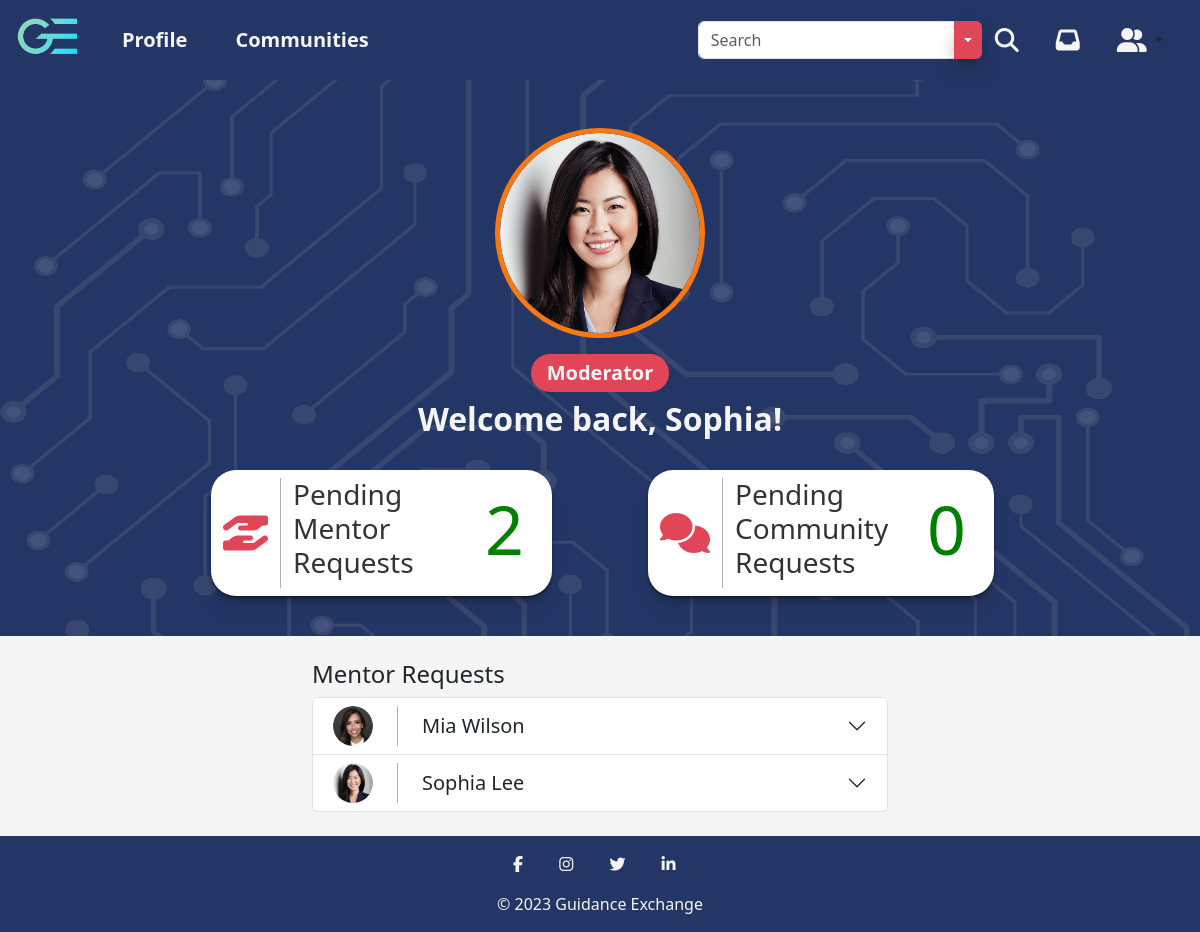
Page /moderator-dashboard.php?profileID=6 (signed in) on the committed database.
### tables this page shows
CREATE TABLE UserData_t (
  UserID INT(9) NOT NULL,
  FirstName VARCHAR(255) NOT NULL,
  LastName VARCHAR(255) NOT NULL,
  ProfilePicture VARCHAR(255),
  ProfilePictureBorder VARCHAR(255),
  ProfilePictureBackground VARCHAR(255),
  Rating INT(1),
  LocationCity VARCHAR(255),
  LocationState VARCHAR(255),
  Facebook VARCHAR(255),
  Twitter VARCHAR(255),
  Instagram VARCHAR(255),
  LinkedIn VARCHAR(255),
  Mentoring LONGTEXT,
  AboutMe LONGTEXT,
  WorkTitle VARCHAR(255),
  WorkLocation VARCHAR(255),
  WorkStartDate DATE,
  WorkEndDate DATE,
  WorkDescription LONGTEXT,
  EducationDegree VARCHAR(255),
  EducationLocation VARCHAR(255),
  EducationStartDate DATE,
  EducationEndDate DATE,
  EducationDescription LONGTEXT,
  Associations VARCHAR(255),
  CONSTRAINT UserData_t_PK PRIMARY KEY (UserID),
  CONSTRAINT UserData_t_FK1 FOREIGN KEY (UserID) REFERENCES Auth_t(UserID)
);

### includes/session.inc.php (called while the page is built, shortened)
<?php
$userID = $_SESSION['UserID'];

### moderator-dashboard.php (the view, shortened to what this page needs)
<!DOCTYPE html>
<html lang="en">
<head>
  <link href="assets/fontawesome/css/fontawesome.css" rel="stylesheet">
  <link href="assets/fontawesome/css/brands.css" rel="stylesheet">
  <link href="assets/fontawesome/css/solid.css" rel="stylesheet">
  <link href="assets/bootstrap/css/bootstrap.min.css" rel="stylesheet" />
  <link rel="stylesheet" href="css/moderator.css" />
  <link rel="stylesheet" href="css/main.css" />
</head>
<header>
  <?php
  include('includes/session.inc.php');
  ?>
  <nav class="navbar navbar-expand-lg navbar-light">
    <div class="container-fluid">
      <a class="navbar-brand" href="home.php"><img src="img/logo_gradient.png" alt="Guidance Exchange Logo" height="70" /></a>
      <div class="collapse navbar-collapse" id="navbarSupportedContent">
        <ul class="navbar-nav me-auto mb-2 mb-lg-0">
          <li class="nav-item">
            <a class="nav-link highlight-link nav-text px-4" href="profile.php?profileID=<?php echo $userID ?>">Profile</a>
          </li>
          <li class="nav-item">
            <a class="nav-link highlight-link nav-text px-4" href="communities.php">Communities</a>
          </li>
        </ul>
        <ul class="navbar-nav d-flex flex-row me-1">
          <li class="nav-item me-3 me-lg-0 px-2 d-flex align-items-center">
            <form class="d-flex" role="search" action="search.php" method="GET">
              <div class="input-group">
                <input class="form-control" name="query" type="search" placeholder="Search" aria-label="Search" autocomplete="off">
                <button type="button" class="btn main-button btn-drop dropdown-toggle dropdown-toggle-split" data-bs-toggle="dropdown" data-bs-auto-close="false" aria-expanded="false">
                </button>
              </div>
              <button class="btn" type="submit"><i class="fa-solid fa-magnifying-glass fa-xl"></i></button>
            </form>
          </li>
          <li class="nav-item me-3 me-lg-0 px-2">
            <a class="nav-link" href="messages.php"><i class="fa-solid fa-inbox fa-xl"></i></a>
          </li>
          <li class="nav-item dropdown me-3 me-lg-0 px-2 d-flex justify-content-center">
            <button class="btn dropdown-toggle" data-bs-toggle="dropdown" aria-expanded="false">
              <i class="fa-solid fa-user-group fa-xl"></i>
            </button>
          </li>
        </ul>
      </div>
    </div>
  </nav>
</header>
<body>
  <?php
  $sql = "SELECT `FirstName`, `LastName`, `ProfilePicture`, `ProfilePictureBorder`, `ProfilePictureBackground` FROM `UserData_t` WHERE `UserID` = $userID";
  $result = mysqli_query($con, $sql);
  while ($profile = mysqli_fetch_assoc($result)) {
    $firstName = $profile['FirstName'];
    $lastName = $profile['LastName'];
    $profilePicture = $profile['ProfilePicture'];
    $profilePictureBorder = $profile['ProfilePictureBorder'];
    $profilePictureBackground = $profile['ProfilePictureBackground'];
  }
  $sqlMentorRequests = "SELECT * FROM `MentorRequests_t`";
  $resultMentorRequests = mysqli_query($con, $sqlMentorRequests);
  $mentorRequestsArray = array();
  while ($mentorRequests = mysqli_fetch_assoc($resultMentorRequests)) {
    $mentorRequestsArray[] = array('UserID' => $mentorRequests['UserID'], 'ResumeLocation' => $mentorRequests['ResumeLocation'], 'MentorStatement' => $mentorRequests['MentorStatement']);
  }
  foreach ($mentorRequestsArray as $request) {
    $user = $request['UserID'];
    $sqlUser = "SELECT `FirstName`, `LastName`, `ProfilePicture`, `LinkedIn` FROM `UserData_t` WHERE `UserID` = $user";
    $resultUser = mysqli_query($con, $sqlUser);
    while ($userData = mysqli_fetch_assoc($resultUser)) {
      $userDataArray[] = array('UserID' => $request['UserID'], 'FirstName' => $userData['FirstName'], 'LastName' => $userData['LastName'], 'ProfilePicture' => $userData['ProfilePicture'], 'LinkedIn' => $userData['LinkedIn'], 'ResumeLocation' => $request['ResumeLocation'], 'MentorStatement' => $request['MentorStatement']);
    }
  }
  $communityRequestsArray = array();
  ?>
  <section class="moderator__photo-section pt-5 pb-3" style="background-image: url('img/<?php echo $profilePictureBackground; ?>'); background-attachment: fixed; background-size: cover;">
    <div class="container-fluid flex-column">
      <?php
      if ($profilePictureBorder == null) {
        if ($profilePicture == null) {
          echo '<img class="moderator__profile-photo mb-3 rounded-circle" style="border-color: #008a0e;" src="img/blank-profile-image.png" alt="' . $firstName . ' ' . $lastName . ' Profile Photo" width="210" height="210">';
        } else {
          echo '<img class="moderator__profile-photo mb-3 rounded-circle" style="border-color: #008a0e;" src="upload/' . $profilePicture . '" alt="' . $firstName . ' ' . $lastName . ' Profile Photo" width="210" height="210">';
        }
      } else {
        if ($profilePicture == null) {
          echo '<img class="moderator__profile-photo mb-3 rounded-circle" style="border-color: ' . $profilePictureBorder . ';" src="img/blank-profile-image.png" alt="' . $firstName . ' ' . $lastName . ' Profile Photo" width="210" height="210">';
        } else {
          echo '<img class="moderator__profile-photo mb-3 rounded-circle" style="border-color: ' . $profilePictureBorder . ';" src="upload/' . $profilePicture . '" alt="' . $firstName . ' ' . $lastName . ' Profile Photo" width="210" height="210">';
        }
      }
      ?>
      <div class="moderator__tag mb-2">
        <p class="py-1 px-3 m-0">Moderator</p>
      </div>
      <h1 class="moderator__profile-name">Welcome back, <?php echo $firstName; ?>!</h1>
      <div class="container pb-4">
        <div class="row">
          <div class="col container-fluid justify-content-end me-5 mt-4">
            <div class="row row-cols-auto moderator__profile-section pt-2">
              <div class="col d-flex moderator__profile-icon align-items-center">
                <i class="fa-solid fa-hand-holding-hand"></i>
              </div>
              <div class="col moderator__profile-wrap">
                <h3>Pending<br>Mentor<br>Requests</h3>
              </div>
              <div class="col">
                <p class="moderator__requests-counter pe-3" style="color:
                <?php
                if (sizeof($mentorRequestsArray) < 5) {
                  echo 'green';
                } elseif (sizeof($mentorRequestsArray) < 10) {
                  echo 'orange';
                } else {
                  echo 'red';
                }
                ?>;"><?php echo sizeof($mentorRequestsArray); ?></p>
              </div>
            </div>
          </div>
          <div class="col container-fluid justify-content-start ms-5 mt-4">
            <div class="row row-cols-auto moderator__profile-section pt-2">
              <div class="col d-flex moderator__profile-icon align-items-center">
                <i class="fa-solid fa-comments"></i>
              </div>
              <div class="col moderator__profile-wrap">
                <h3>Pending<br>Community<br>Requests</h3>
              </div>
              <div class="col">
                <p class="moderator__requests-counter pe-3" style="color:
                <?php
                if (sizeof($communityRequestsArray) < 5) {
                  echo 'green';
                } elseif (sizeof($communityRequestsArray) < 10) {
                  echo 'orange';
                } else {
                  echo 'red';
                }
                ?>;"><?php echo sizeof($communityRequestsArray); ?></p>
              </div>
            </div>
          </div>
        </div>
      </div>
    </div>
  </section>
  <section class="content-section pt-4">
    <div class="container-fluid w-50 pb-4 flex-column">
      <?php
      if ($mentorRequestsArray != null) {
        echo '<div class="d-flex align-items-start w-100">';
        echo '<h4>Mentor Requests</h4>';
        echo '</div>';
        echo '<div class="accordion w-100 row" id="mentor-requests">';
        for ($i = 0; $i < sizeof($userDataArray); $i++) {
          echo '<div class="accordion-item">';
          echo '<div class="accordion-header">';
          echo '<button class="accordion-button collapsed py-2" type="button" data-bs-toggle="collapse" data-bs-target="#mentor_collapse' . $i . '" aria-expanded="false" aria-controls="mentor_collapse' . $i . '">';
          echo '<div class="d-flex align-items-center">';
          echo '<div class="d-flex align-items-center justify-content-center">';
          if ($userDataArray[$i]['ProfilePicture'] == null) {
            echo '<img class="me-4 rounded-circle" src="img/blank-profile-image.png" alt="' . $userDataArray[$i]['FirstName'] . ' ' . $userDataArray[$i]['LastName'] . ' Profile Photo" width="40" height="40">';
          } else {
            echo '<img class="me-4 rounded-circle" src="/upload/' . $userDataArray[$i]['ProfilePicture'] . '" alt="' . $userDataArray[$i]['FirstName'] . ' ' . $userDataArray[$i]['LastName'] . ' Profile Photo" width="40" height="40">';
          }
          echo '</div>';
          echo '<div class="moderator__request-header ps-4 mb-0 d-flex align-items-center">';
          echo '<h4 class="m-0">' . $userDataArray[$i]['FirstName'] . ' ' . $userDataArray[$i]['LastName'] . '</h4>';
          echo '</div>';
          echo '</div>';
          echo '</button>';
          echo '</div>';
          echo '<div id="mentor_collapse' . $i . '" class="accordion-collapse collapse" data-bs-parent="#mentor-requests">';
          echo '<div class="accordion-body">';
          echo '<div class="container-fluid pt-3">';
          echo '</div></div></div></div>';
        }
        echo '</div>';
      }
      ?>
    </div>
  </section>
</body>
<footer>
  <nav class="navbar">
    <div class="mx-auto">
      <div class="my-3">
        <a href="https://www.facebook.com/" class="mx-3"><i class="fa fa-facebook"></i></a>
        <a href="https://www.instagram.com/" class="mx-3"><i class="fa fa-instagram"></i></a>
        <a href="https://www.twitter.com/" class="mx-3"><i class="fa fa-twitter"></i></a>
        <a href="https://www.linkedin.com" class="mx-3"><i class="fa fa-linkedin"></i></a>
      </div>
      <div class="footer-text text-center pb-3">© 2023 Guidance Exchange</div>
    </div>
  </nav>
</footer>
</html>

### css/moderator.css (style rules this page uses)
.moderator__photo-section { background-color: #243665; }
.moderator__photo-section .container-fluid { display: flex; align-items: center; justify-content: center; }
.moderator__photo-section .moderator__profile-photo { border: 5px solid; }
.moderator__photo-section .moderator__profile-name { font-size: 2rem; font-weight: 600; color: #f5f5f5; }
.moderator__tag { background-color: #e14658; color: #f5f5f5; border-radius: 50px; font-weight: 600; font-size: 1.25rem; }
.moderator__profile-wrap { height: 110px; width: 12rem; overflow: hidden; }
.moderator__profile-wrap h3 { color: #333; }
.moderator__profile-icon { height: 110px; border-right: #b0b0b0 1px solid; color: #e14658; font-size: 2.5rem; }
.moderator__profile-section { background-color: #ffffff; border-radius: 25px; box-shadow: 0 1px 1px rgba(0, 0, 0, 0.25), 0 2px 2px rgba(0, 0, 0, 0.2), 0 4px 4px rgba(0, 0, 0, 0.15), 0 8px 8px rgba(0, 0, 0, 0.1), 0 16px 16px rgba(0, 0, 0, 0.05); }
.moderator__requests-counter { font-size: 68px; }
.content-section .container-fluid { display: flex; align-items: center; justify-content: center; }
.accordion-item { padding: 0; }
.moderator__request-header { height: 40px; border-left: #b0b0b0 1px solid; }
.moderator__request-header h4 { font-size: 20px; }
.accordion { --bs-accordion-btn-focus-box-shadow: none; }

### css/main.css (style rules this page uses)
header { padding: 0; }
nav { background-color: #243665; }
nav i { color: #f5f5f5; }
.navbar-brand { --bs-navbar-brand-padding-y: 0px; }
.navbar { --bs-navbar-padding-y: 0; }
.navbar-collapse { flex-shrink: 0; }
.nav-link { height: 80px; display: flex; align-items: center; justify-content: center; color: #f5f5f5; }
.nav-text { font-size: 1.25rem; font-weight: 600; }
.main-button { box-shadow: 0px 10px 20px -6px rgba(0, 0, 0, 0.5); background-color: #e14658; color: #f5f5f5; }
html, body { height: 100%; margin: 0; padding: 0; }
body { background-color: #f5f5f5; display: flex; flex-direction: column; }
footer { flex-shrink: 0; }
footer i { color: #f5f5f5; }
.footer-text { color: #f5f5f5; }

### rows in the picture
userdata_t: ProfilePictureBackground (picture), ProfilePicture (picture), FirstName "Sophia", LastName "Lee"
userdata_t: ProfilePicture (picture), FirstName "Mia", LastName "Wilson"

### other values in the picture
sizeof($mentorRequestsArray) "2"
sizeof($communityRequestsArray) "0"
